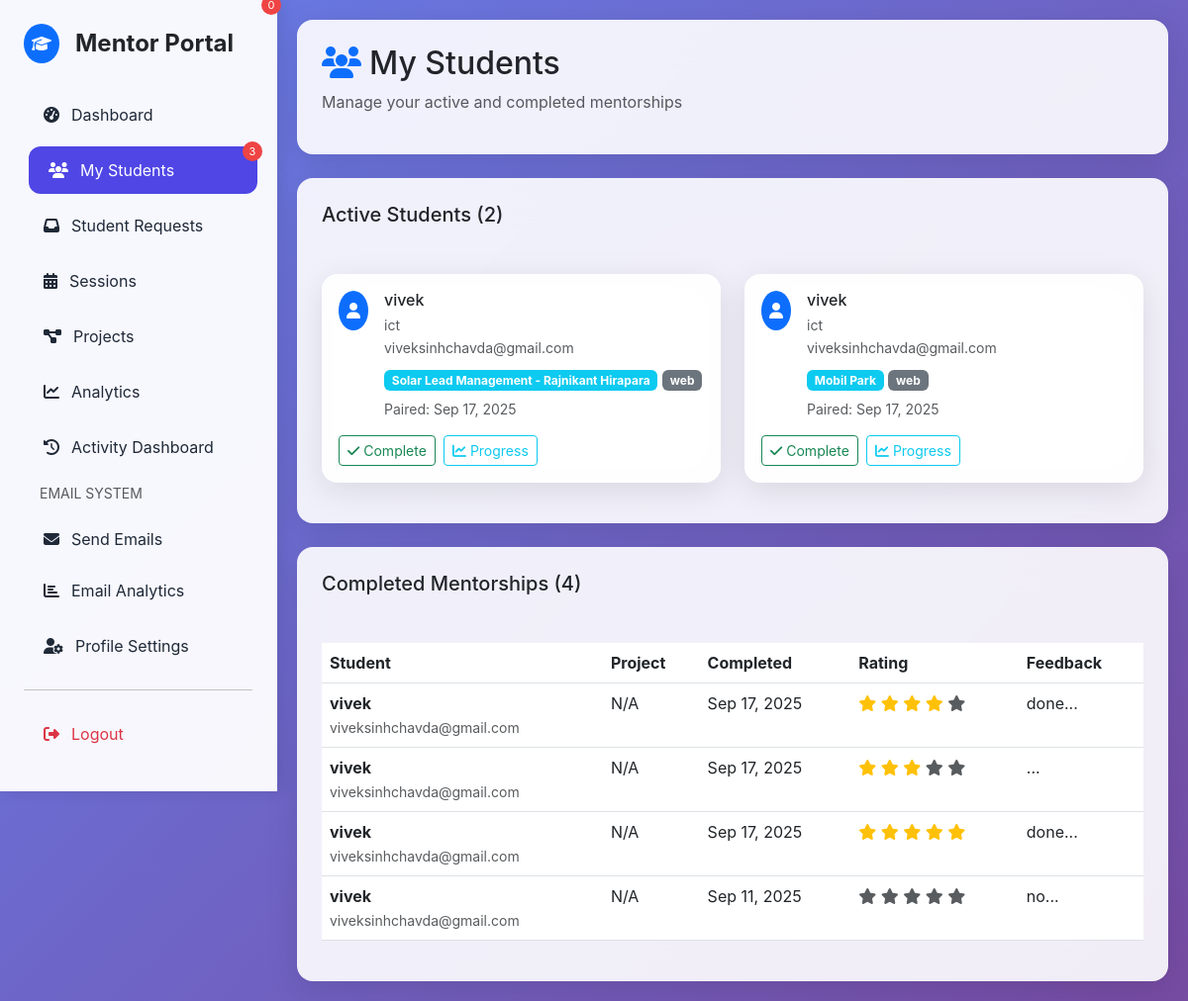
/mentor/students.php (signed in), run on an earlier commit of the app's database.
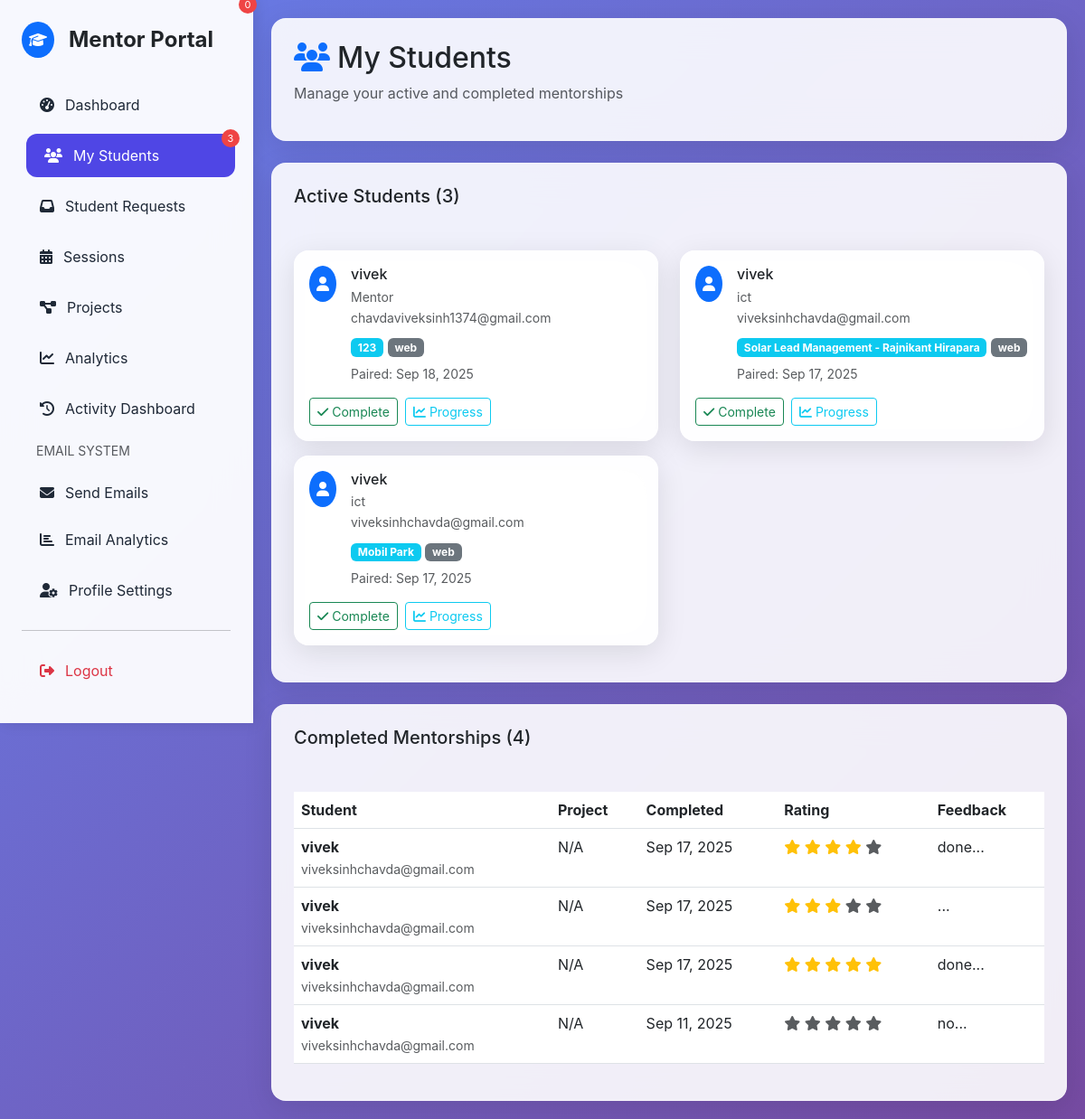
And on a later commit of the database.
### tables this page shows
CREATE TABLE `mentor_requests` (
                                   `id` int(11) NOT NULL,
                                   `student_id` int(11) NOT NULL,
                                   `mentor_id` int(11) NOT NULL,
                                   `project_id` int(11) DEFAULT NULL,
                                   `message` text DEFAULT NULL,
                                   `status` enum('pending','accepted','rejected') DEFAULT 'pending',
                                   `created_at` timestamp NOT NULL DEFAULT current_timestamp(),
                                   `updated_at` timestamp NOT NULL DEFAULT current_timestamp() ON UPDATE current_timestamp()
);

CREATE TABLE `register` (
                            `id` int(11) NOT NULL,
                            `name` varchar(100) NOT NULL,
                            `email` varchar(100) NOT NULL,
                            `enrollment_number` varchar(50) NOT NULL,
                            `gr_number` varchar(50) NOT NULL,
                            `password` varchar(255) NOT NULL,
                            `about` varchar(500) NOT NULL,
                            `phone_no` varchar(20) DEFAULT NULL,
                            `department` varchar(100) DEFAULT NULL,
                            `passout_year` year(4) NOT NULL,
                            `user_image` text NOT NULL DEFAULT '',
                            `google_id` varchar(255) DEFAULT NULL,
                            `email_notifications` tinyint(1) DEFAULT 1,
                            `last_notification_sent` datetime DEFAULT NULL,
                            `github_token` text DEFAULT NULL,
                            `role` enum('student','mentor','admin') DEFAULT 'student',
                            `expertise` text DEFAULT NULL,
                            `mentor_rating` decimal(3,2) DEFAULT 0.00,
                            `is_available` tinyint(1) DEFAULT 1
);

CREATE TABLE `projects` (
                            `id` int(5) NOT NULL,
                            `user_id` int(15) NOT NULL,
                            `project_name` varchar(255) NOT NULL,
                            `project_type` varchar(50) NOT NULL,
                            `classification` varchar(100) DEFAULT NULL,
                            `project_category` varchar(100) DEFAULT NULL,
                            `difficulty_level` enum('beginner','intermediate','advanced','expert') DEFAULT NULL,
                            `development_time` varchar(50) DEFAULT NULL,
                            `team_size` varchar(50) DEFAULT NULL,
                            `target_audience` text DEFAULT NULL,
                            `project_goals` text DEFAULT NULL,
                            `challenges_faced` text DEFAULT NULL,
                            `future_enhancements` text DEFAULT NULL,
                            `github_repo` varchar(255) DEFAULT NULL,
                            `live_demo_url` varchar(255) DEFAULT NULL,
                            `project_license` varchar(100) DEFAULT NULL,
                            `keywords` varchar(500) DEFAULT NULL,
                            `contact_email` varchar(255) DEFAULT NULL,
                            `social_links` text DEFAULT NULL,
                            `description` text NOT NULL,
                            `language` varchar(100) NOT NULL,
                            `image_path` varchar(255) DEFAULT NULL,
                            `video_path` varchar(255) DEFAULT NULL,
                            `code_file_path` varchar(255) DEFAULT NULL,
                            `instruction_file_path` varchar(255) DEFAULT NULL,
                            `presentation_file_path` varchar(255) DEFAULT NULL,
                            `additional_files_path` varchar(255) DEFAULT NULL,
                            `submission_date` timestamp NULL DEFAULT current_timestamp(),
                            `status` enum('pending','approved','rejected') NOT NULL DEFAULT 'pending',
                            `title` varchar(255) DEFAULT NULL
);

CREATE TABLE `mentor_student_pairs` (
                                        `id` int(11) NOT NULL,
                                        `mentor_id` int(11) NOT NULL,
                                        `student_id` int(11) NOT NULL,
                                        `project_id` int(11) DEFAULT NULL,
                                        `status` enum('active','completed','cancelled') DEFAULT 'active',
                                        `paired_at` timestamp NOT NULL DEFAULT current_timestamp(),
                                        `completed_at` timestamp NULL DEFAULT NULL,
                                        `rating` int(11) DEFAULT NULL,
                                        `feedback` text DEFAULT NULL,
                                        `welcome_sent` tinyint(1) DEFAULT 0,
                                        `last_progress_email` timestamp NULL DEFAULT NULL
);

### mentor/students.php (the view, shortened to what this page needs)
<?php
require_once '../Login/Login/db.php';
require_once 'mentor_layout.php';
$mentor_id = $_SESSION['mentor_id'];
$students_query = "SELECT mr.id, mr.student_id, mr.project_id, mr.created_at as paired_at,
                   r.name, r.email, r.department, r.enrollment_number,
                   p.project_name, p.classification, p.description,
                   NULL as rating, NULL as feedback
                   FROM mentor_requests mr
                   JOIN register r ON mr.student_id = r.id
                   LEFT JOIN projects p ON mr.project_id = p.id
                   WHERE mr.mentor_id = ? AND mr.status = 'accepted'
                   ORDER BY mr.created_at DESC";
$stmt = $conn->prepare($students_query);
$stmt->bind_param("i", $mentor_id);
$stmt->execute();
$students = $stmt->get_result()->fetch_all(MYSQLI_ASSOC);
$completed_query = "SELECT msp.*, r.name, r.email, r.department,
                    p.project_name, msp.completed_at, msp.rating, msp.feedback
                    FROM mentor_student_pairs msp
                    JOIN register r ON msp.student_id = r.id
                    LEFT JOIN projects p ON msp.project_id = p.id
                    WHERE msp.mentor_id = ? AND msp.status = 'completed'
                    ORDER BY msp.completed_at DESC";
$stmt = $conn->prepare($completed_query);
$stmt->bind_param("i", $mentor_id);
$stmt->execute();
$completed = $stmt->get_result()->fetch_all(MYSQLI_ASSOC);
?>
<div class="row mb-4">
    <div class="col-12">
        <div class="glass-card p-4">
            <h2><i class="fas fa-users text-primary me-2"></i>My Students</h2>
            <p class="text-muted">Manage your active and completed mentorships</p>
        </div>
    </div>
</div>
<div class="row mb-4">
    <div class="col-12">
        <div class="glass-card">
            <div class="card-header bg-transparent border-0 p-4">
                <h5 class="mb-0">Active Students (<?= count($students) ?>)</h5>
            </div>
            <div class="card-body p-4">
                <?php if (empty($students)): ?>
                    <div class="text-center py-5">
                        <i class="fas fa-user-plus fa-3x text-muted mb-3"></i>
                        <h6 class="text-muted">No active students</h6>
                        <p class="text-muted">Accept pairing suggestions from the dashboard</p>
                    </div>
                <?php else: ?>
                    <div class="row">
                        <?php foreach ($students as $student): ?>
                            <div class="col-md-6 mb-3">
                                <div class="glass-card p-3">
                                    <div class="d-flex align-items-start">
                                        <div class="bg-primary rounded-circle p-2 me-3">
                                            <i class="fas fa-user text-white"></i>
                                        </div>
                                        <div class="flex-grow-1">
                                            <h6 class="mb-1"><?= htmlspecialchars($student['name']) ?></h6>
                                            <small class="text-muted d-block"><?= htmlspecialchars($student['department']) ?></small>
                                            <small class="text-muted"><?= htmlspecialchars($student['email']) ?></small>
                                            <?php if ($student['project_name']): ?>
                                                <div class="mt-2">
                                                    <span class="badge bg-info"><?= htmlspecialchars($student['project_name']) ?></span>
                                                    <span class="badge bg-secondary"><?= htmlspecialchars($student['classification']) ?></span>
                                                </div>
                                            <?php endif; ?>
                                            <small class="text-muted d-block mt-2">
                                                Paired: <?= date('M j, Y', strtotime($student['paired_at'])) ?>
                                            </small>
                                        </div>
                                    </div>
                                    <div class="mt-3 d-flex gap-2">
                                        <button class="btn btn-sm btn-outline-success" onclick="completePairing(<?= $student['id'] ?>, '<?= htmlspecialchars($student['name']) ?>')">
                                            <i class="fas fa-check me-1"></i>Complete
                                        </button>
                                        <button class="btn btn-sm btn-outline-info" onclick="viewProgress(<?= $student['id'] ?>)">
                                            <i class="fas fa-chart-line me-1"></i>Progress
                                        </button>
                                    </div>
                                </div>
                            </div>
                        <?php endforeach; ?>
                    </div>
                <?php endif; ?>
            </div>
        </div>
    </div>
</div>
<div class="row">
    <div class="col-12">
        <div class="glass-card">
            <div class="card-header bg-transparent border-0 p-4">
                <h5 class="mb-0">Completed Mentorships (<?= count($completed) ?>)</h5>
            </div>
            <div class="card-body p-4">
                <?php if (empty($completed)): ?>
                    <div class="text-center py-3">
                        <i class="fas fa-trophy fa-2x text-muted mb-2"></i>
                        <p class="text-muted">No completed mentorships yet</p>
                    </div>
                <?php else: ?>
                    <div class="table-responsive">
                        <table class="table table-hover">
                            <thead>
                                <tr>
                                    <th>Student</th>
                                    <th>Project</th>
                                    <th>Completed</th>
                                    <th>Rating</th>
                                    <th>Feedback</th>
                                </tr>
                            </thead>
                            <tbody>
                                <?php foreach ($completed as $student): ?>
                                    <tr>
                                        <td>
                                            <strong><?= htmlspecialchars($student['name']) ?></strong><br>
                                            <small class="text-muted"><?= htmlspecialchars($student['email']) ?></small>
                                        </td>
                                        <td><?= htmlspecialchars($student['project_name'] ?? 'N/A') ?></td>
                                        <td><?= date('M j, Y', strtotime($student['completed_at'])) ?></td>
                                        <td>
                                            <?php for($i = 1; $i <= 5; $i++): ?>
                                                <i class="fas fa-star <?= $i <= ($student['rating'] ?? 0) ? 'text-warning' : 'text-muted' ?>"></i>
                                            <?php endfor; ?>
                                        </td>
                                        <td><?= htmlspecialchars(substr($student['feedback'] ?? '', 0, 50)) ?>...</td>
                                    </tr>
                                <?php endforeach; ?>
                            </tbody>
                        </table>
                    </div>
                <?php endif; ?>
            </div>
        </div>
    </div>
</div>
<?php
$content = ob_get_clean();
renderLayout('My Students', $content);
?>

### mentor/mentor_layout.php (shortened to what this page needs)
<?php
function renderLayout($title, $content, $additionalCSS = '', $additionalJS = '') {
    ?>
    <!DOCTYPE html>
    <html lang="en">
    <head>
        <link href="https://cdn.jsdelivr.net/npm/bootstrap@5.3.0/dist/css/bootstrap.min.css" rel="stylesheet">
        <link rel="stylesheet" href="https://cdnjs.cloudflare.com/ajax/libs/font-awesome/6.4.0/css/all.min.css">
    </head>
    <body>
    <nav class="sidebar">
        <div class="p-4">
            <div class="d-flex align-items-center mb-4">
                <div class="bg-primary rounded-circle p-2 me-3">
                    <i class="fas fa-graduation-cap text-white"></i>
                </div>
                <h4 class="mb-0 fw-bold">Mentor Portal</h4>
            </div>
            <div class="nav flex-column">
                <a class="nav-link active" href="dashboard.php">
                    <i class="fas fa-tachometer-alt"></i>
                    Dashboard
                </a>
                <a class="nav-link" href="students.php">
                    <i class="fas fa-users"></i>
                    My Students
                    <span class="notification-badge" id="studentsBadge">3</span>
                </a>
                <a class="nav-link" href="student_requests.php">
                    <i class="fas fa-inbox"></i>
                    Student Requests
                    <span class="notification-badge" id="requestsBadge">0</span>
                </a>
                <a class="nav-link" href="sessions.php">
                    <i class="fas fa-calendar-alt"></i>
                    Sessions
                </a>
                <a class="nav-link" href="projects.php">
                    <i class="fas fa-project-diagram"></i>
                    Projects
                </a>
                <a class="nav-link" href="analytics.php">
                    <i class="fas fa-chart-line"></i>
                    Analytics
                </a>
                <a class="nav-link" href="activity.php">
                    <i class="fas fa-history"></i>
                    Activity Dashboard
                </a>
                <div class="nav-section">
                    <small class="text-muted px-3 py-2 d-block">EMAIL SYSTEM</small>
                    <a class="nav-link" href="send_email.php">
                        <i class="fas fa-envelope"></i>
                        Send Emails
                    </a>
                    <a class="nav-link" href="email_dashboard.php">
                        <i class="fas fa-chart-bar"></i>
                        Email Analytics
                    </a>
                </div>
                <a class="nav-link" href="profile.php">
                    <i class="fas fa-user-cog"></i>
                    Profile Settings
                </a>
                <hr class="my-3">
                <a class="nav-link text-danger" href="logout.php">
                    <i class="fas fa-sign-out-alt"></i>
                    Logout
                </a>
            </div>
        </div>
    </nav>
    <main class="main-content">
        <?= $content ?>
    </main>
    </body>
    </html>
    <?php
}
?>

What changed in the data, as far as the page shows it:
added mentor_requests: student.name "vivek", student.department "Mentor", student.email "chavdaviveksinh1374@gmail.com", project.project_name "123", project.classification "web", created_at "Sep 18, 2025"
Also different on the page:
count($students): "2" → "3"
